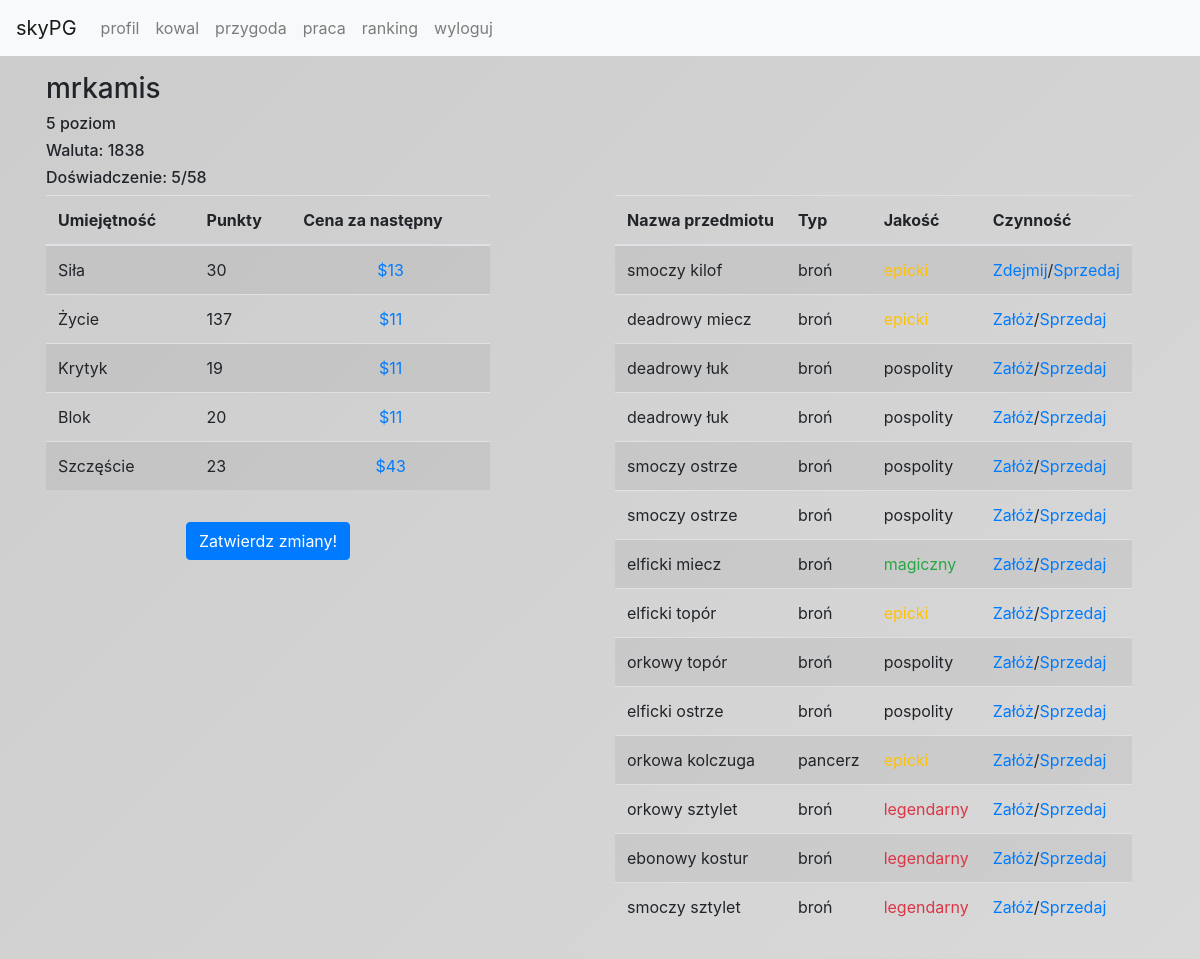
The page /profile (signed in) on the database as committed earlier.
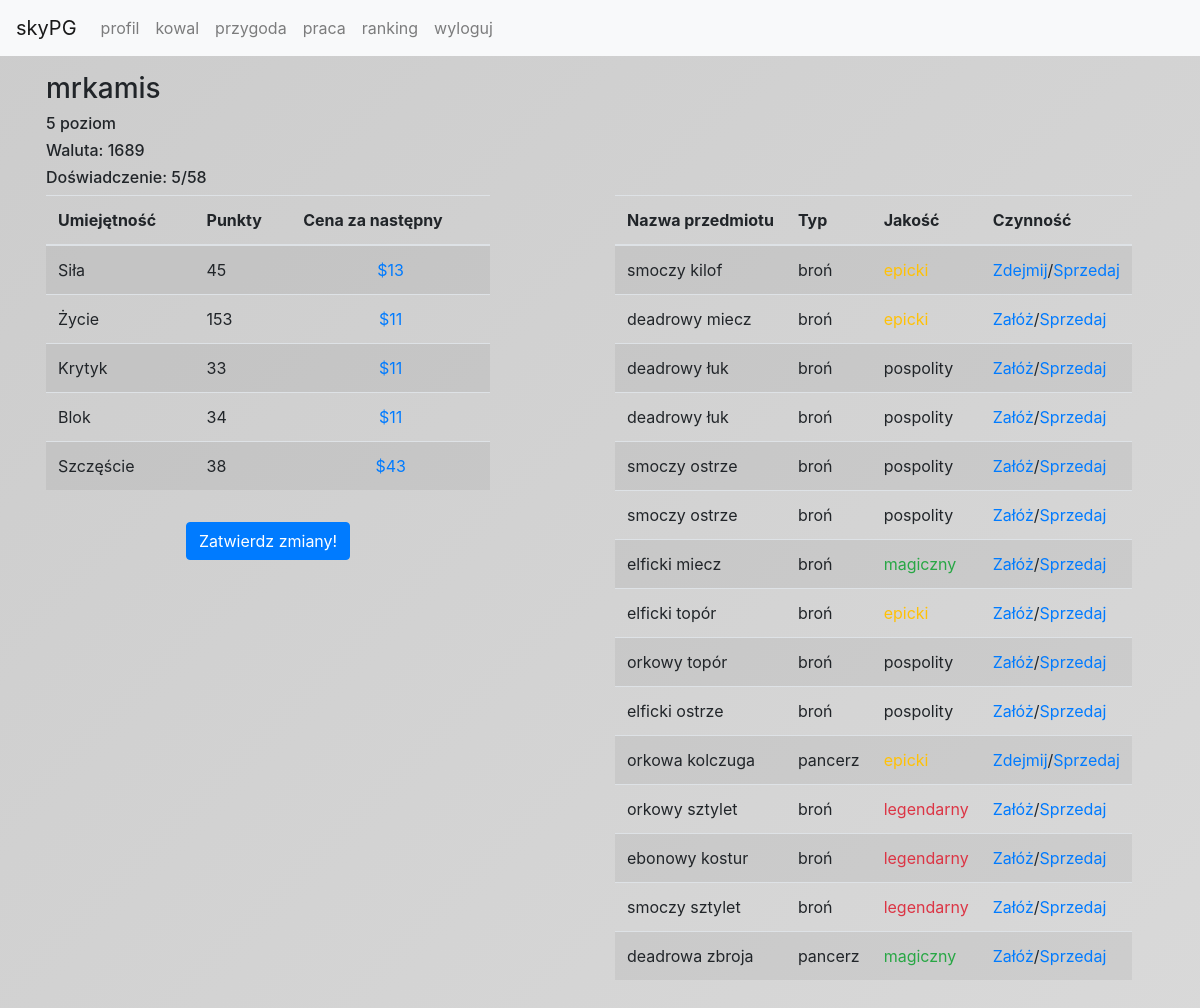
The same page on the database as committed later.
### tables this page shows
CREATE TABLE "users" (
	`id`	INTEGER PRIMARY KEY AUTOINCREMENT,
	`username`	TEXT UNIQUE,
	`password`	TEXT,
	`eq`	TEXT DEFAULT "[]",
	`messages`	TEXT DEFAULT "[]",
	`history`	TEXT DEFAULT "[]",
	`coins`	INTEGER DEFAULT 100,
	`level`	INTEGER DEFAULT 1,
	`statistics`	TEXT DEFAULT '{
  "strength": 15,
  "health": 100,
  "critical": 5,
  "block": 5,
  "luck": 5
}',
	`race`	TEXT,
	`desc`	TEXT DEFAULT "",
	`banned`	INTEGER DEFAULT 0,
	`weapons`	TEXT DEFAULT "[]",
	`experience`	INTEGER DEFAULT 0,
	`lastRefreshShop`	TEXT DEFAULT 0,
	`armors`	TEXT DEFAULT "[]"
);

### app/helpers/user.php (called while the page is built, shortened)
<?php
    class User {
        public static function isLogged() {
            if (isset($_SESSION['username']) && $_SESSION['logged']) {
                return true;
            }
            return false;
        }
        public static function getPublicInfo($username) {
            $conn = Db::getPDO();
            $query = $conn->prepare('SELECT username, level, statistics, race, desc, eq FROM users WHERE username LIKE ?');
            $query->bindParam(1, $username);
            $query->execute();
            $result = $query->fetchAll(PDO::FETCH_ASSOC);
            return $result;
        }
        public static function getAllInfo() {
            $conn = Db::getPDO();
            $query = $conn->prepare('SELECT * FROM users WHERE username LIKE ?');
            $query->bindParam(1, $_SESSION['username']);
            $query->execute();
            $result = $query->fetchAll(PDO::FETCH_ASSOC);
            return $result[0];
        }
    }
?>

### app/helpers/experience.php (called while the page is built, shortened)
<?php
    class Experience {
        public static function getHTML() {
            require_once __DIR__ . '\user.php';
            $user = User::getAllInfo();
            $level = $user['level'];
            $experience = $user['experience'];
            $nextLevel = round($level * 10 + 10 * 0.8);
            return $experience . '/' . $nextLevel;
        }
    }
?>

### app/helpers/statistics.php (called while the page is built, shortened)
<?php
    class Statistics {
        public static function getStatisticsWithEq($username) {
            require_once __DIR__ . '\user.php';
            $user = User::getPublicInfo($username);
            $user = $user[0];
            $statistics = json_decode($user['statistics']);
            $eq = json_decode($user['eq']);
            for ($i = 0; $i < count($eq); $i++) {
                if ($eq[$i]->type == 'broń' && $eq[$i]->state == true) {
                    $weapon = $eq[$i];
                } else if ($eq[$i]->type == 'pancerz' && $eq[$i]->state == true) {
                    $armor = $eq[$i];
                }
            }
            if (@$weapon) {
                $statistics->strength += $weapon->statistics->strength;
                $statistics->health += $weapon->statistics->health;
                $statistics->critical += $weapon->statistics->critical;
                $statistics->block += $weapon->statistics->block;
                $statistics->luck += $weapon->statistics->luck;
            }
            if (@$armor) {
                $statistics->strength += $armor->statistics->strength;
                $statistics->health += $armor->statistics->health;
                $statistics->critical += $armor->statistics->critical;
                $statistics->block += $armor->statistics->block;
                $statistics->luck += $armor->statistics->luck;
            }
            return $statistics;
        }
        public static function howMuchCost($value, $skill, $level) {
            switch ($skill) {
                case 0:
                    return round($value * $level * 0.1 + 5);
                    break;
                case 1:
                    return round($value * $level * 0.01 + 5);
                    break;
                case 2:
                    return round($value * $level * 0.25 + 5);
                    break;
                case 3:
                    return round($value * $level * 0.25 + 5);
                    break;
                case 4:
                    return round($value * $level * 0.75 + 5);
                    break;
            }
            return false;
        }
    }
?>

### app/views/profile/myProfile.phtml (the view, shortened to what this page needs)
<div class="container p-3">
    <?php
        require_once __DIR__ . '\..\..\helpers/user.php';
        $data = User::getAllInfo();
        echo '<h3>' . $data['username'] . '</h3> <h6>' . $data['level'] . ' poziom</h6><h6>Waluta: ' . $data['coins'] . '</h6>';
        require_once __DIR__ . '\..\..\helpers/statistics.php';
        $realStatistics = Statistics::getStatisticsWithEq($data['username']);
        require_once __DIR__ . '\..\..\helpers/experience.php';
        echo '<h6>Doświadczenie: ' . Experience::getHTML() . '</h6>';
    ?>
    <div class="row">
        <div class="col-md-5">
            <table class="table table-striped">
                <thead>
                    <tr>
                        <th>Umiejętność</th>
                        <th>Punkty</th>
                        <th>Cena za następny</th>
                    </tr>
                </thead>
                <tbody>
                    <tr>
                        <td>Siła</td>
                        <td><?php echo $realStatistics->strength ?></td>
                        <td class="text-center btn-link" id="strength">$<?php echo Statistics::howMuchCost($statistics->strength, 0, $data['level']); ?></td>
                    </tr>
                    <tr>
                        <td>Życie</td>
                        <td><?php echo $realStatistics->health ?></td>
                        <td class="text-center btn-link" id="strength">$<?php echo Statistics::howMuchCost($statistics->health, 1, $data['level']); ?></td>
                    <tr>
                        <td>Krytyk</td>
                        <td><?php echo $realStatistics->critical ?></td>
                        <td class="text-center btn-link" id="strength">$<?php echo Statistics::howMuchCost($statistics->critical, 2, $data['level']); ?></td>
                    <tr>
                        <td>Blok</td>
                        <td><?php echo $realStatistics->block ?></td>
                        <td class="text-center btn-link" id="strength">$<?php echo Statistics::howMuchCost($statistics->block, 3, $data['level']); ?></td>
                    <tr>
                        <td>Szczęście</td>
                        <td><?php echo $realStatistics->luck ?></td>
                        <td class="text-center btn-link" id="strength">$<?php echo Statistics::howMuchCost($statistics->luck, 4, $data['level']); ?></td>
                </tbody>
            </table>
            <div class="text-center container p-3">
                <a class="btn btn-primary" href="">Zatwierdz zmiany!</a>
            </div>
        </div>
        <div class="col-md-1">
        </div>
        <table class="table table-striped table-responsive col-md-6">
            <thead>
                <tr>
                    <th>Nazwa przedmiotu</th>
                    <th>Typ</th>
                    <th>Jakość</th>
                    <th>Czynność</th>
                </tr>
            </thead>
            <tbody>
                <?php
                    $eq = json_decode($data['eq']);
                    for ($i = 0; $i < count($eq); $i++) {
                        echo '<tr><td>';
                        echo isset($eq[$i]->typeOfWeapon) ? $eq[$i]->typeOfWeapon : $eq[$i]->typeOfArmor;
                        echo ' ' . $eq[$i]->name . '</td>
                            <td>' . $eq[$i]->type . '</td>
                            <td>' . $eq[$i]->HTMLQuality . '</td><td>';
                            if ($eq[$i]->state == false) {
                                echo '<a class="btn-link" href="equip/' . $eq[$i]->id . '">Załóż</a>';
                            } else {
                                echo '<a class="btn-link" href="dequip/' . $eq[$i]->id . '">Zdejmij</a>';
                            }
                            echo '/<a class="btn-link" href="sell/' . $eq[$i]->id . '">Sprzedaj</a>';
                        echo '</td></tr>';
                    }
                ?>
            </tbody>
        </table>
    </div>
</div>

### index.php (shortened to what this page needs)
<!DOCTYPE html>
<html lang="pl">
<head>
    <link href="public/stylesheets/bootstrap.min.css" rel="stylesheet">
    <link href="public/stylesheets/main.css#2" rel="stylesheet">
</head>
<body>
    <nav class="navbar navbar-expand-lg navbar-light bg-light">
        <a class="navbar-brand" href="./">skyPG</a>
        <div class="collapse navbar-collapse" id="navbar">
            <ul class="navbar-nav mr-auto">
                <li class="nav-item">
                    <a class="nav-link" href="/profile">profil</a>
                </li>
                <li class="nav-item">
                    <a class="nav-link" href="/smith">kowal</a>
                </li>
                <li class="nav-item">
                    <a class="nav-link" href="/adventure">przygoda</a>
                </li>
                <li class="nav-item">
                    <a class="nav-link" href="/job">praca</a>
                </li>
                <li class="nav-item">
                    <a class="nav-link" href="/ranking">ranking</a>
                </li>
                <li class="nav-item">
                    <a class="nav-link" href="/login">wyloguj</a>
                </li>
            </ul>
        </div>
    </nav>
    <?php
        require_once __DIR__ . '\app/helpers/router.php';
        Router::route($_GET);
    ?>
</body>
</html>

### app/helpers/router.php (shortened to what this page needs)
<?php
    class Router {
        public static function route($get) {
            $page = 'error';
            if (isset($get['page']) && $get != '') {
                $page = $get['page'];
            }
            switch ($page) {
                case 'profile':
                    require_once __DIR__ . '\..\controllers/profileController.php';
                    $controller = new ProfileController();
                    break;
            }
            return true;
        }
    }
?>

### app/controllers/profileController.php
<?php
    class ProfileController {
        public function __construct() {
            require_once __DIR__ . '\..\helpers/user.php';
            if (User::isLogged()) {
                $this->loadView();
                return true;
            } else {
                header('Location: /login');
            }
        }
        private function loadView() {
            require_once __DIR__ . '\..\views/profile.phtml';
        }
    }
?>

### app/views/profile.phtml
<?php
    if (isset($_GET['username'])) {
        require_once __DIR__ . '\profile/anotherProfile.phtml';
    } else {
        require_once __DIR__ . '\profile/myProfile.phtml';
    }
?>

### public/stylesheets/main.css (style rules this page uses)
body { background: linear-gradient(-45deg, #bbb, #aaa, #ddd, #ccc); background-size: 400% 400%; animation: gradiet 15s ease infinite; }
.btn-link { cursor: pointer; }

Rows that differ between the two databases and show on the page:
changed users "mrkamis": coins "1838" → "1689"
Other text that changed with them:
$realStatistics->strength: "30" → "45"
$realStatistics->health: "137" → "153"
$realStatistics->critical: "19" → "33"
$realStatistics->block: "20" → "34"
$realStatistics->luck: "23" → "38"
list line gone: "Załóż"
new list line: "Zdejmij"
new list line: "deadrowa zbroja pancerz magiczny"
new list line: "Załóż / Sprzedaj"
